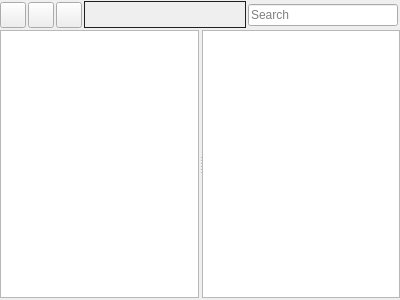
<?xml version="1.0" encoding="UTF-8"?>
<ui version="4.0">
 <class>AssetBrowser</class>
 <widget class="QWidget" name="AssetBrowser">
  <property name="geometry">
   <rect>
    <x>0</x>
    <y>0</y>
    <width>400</width>
    <height>300</height>
   </rect>
  </property>
  <layout class="QVBoxLayout" name="assetsPanelLayout">
   <property name="spacing">
    <number>0</number>
   </property>
   <property name="leftMargin">
    <number>0</number>
   </property>
   <property name="topMargin">
    <number>0</number>
   </property>
   <property name="rightMargin">
    <number>0</number>
   </property>
   <property name="bottomMargin">
    <number>2</number>
   </property>
   <item>
    <widget class="QWidget" name="assetsToolbar" native="true">
     <property name="minimumSize">
      <size>
       <width>0</width>
       <height>30</height>
      </size>
     </property>
     <property name="maximumSize">
      <size>
       <width>16777215</width>
       <height>30</height>
      </size>
     </property>
     <layout class="QHBoxLayout" name="assetsToolbarLayout">
      <property name="spacing">
       <number>2</number>
      </property>
      <property name="leftMargin">
       <number>0</number>
      </property>
      <property name="topMargin">
       <number>0</number>
      </property>
      <property name="rightMargin">
       <number>2</number>
      </property>
      <property name="bottomMargin">
       <number>0</number>
      </property>
      <item>
       <widget class="QToolButton" name="moveBackButton">
        <property name="minimumSize">
         <size>
          <width>26</width>
          <height>26</height>
         </size>
        </property>
        <property name="maximumSize">
         <size>
          <width>26</width>
          <height>26</height>
         </size>
        </property>
        <property name="toolTip">
         <string>Back</string>
        </property>
        <property name="icon">
         <iconset>
          <normalon>:/tango/32x32/actions/go-previous.png</normalon>
         </iconset>
        </property>
        <property name="iconSize">
         <size>
          <width>24</width>
          <height>24</height>
         </size>
        </property>
       </widget>
      </item>
      <item>
       <widget class="QToolButton" name="moveForwardButton">
        <property name="minimumSize">
         <size>
          <width>26</width>
          <height>26</height>
         </size>
        </property>
        <property name="maximumSize">
         <size>
          <width>26</width>
          <height>26</height>
         </size>
        </property>
        <property name="toolTip">
         <string>Forward</string>
        </property>
        <property name="icon">
         <iconset>
          <normalon>:/tango/32x32/actions/go-next.png</normalon>
         </iconset>
        </property>
        <property name="iconSize">
         <size>
          <width>24</width>
          <height>24</height>
         </size>
        </property>
       </widget>
      </item>
      <item>
       <widget class="QToolButton" name="moveUpButton">
        <property name="minimumSize">
         <size>
          <width>26</width>
          <height>26</height>
         </size>
        </property>
        <property name="maximumSize">
         <size>
          <width>26</width>
          <height>26</height>
         </size>
        </property>
        <property name="toolTip">
         <string>Up</string>
        </property>
        <property name="icon">
         <iconset>
          <normalon>:/tango/32x32/actions/go-up.png</normalon>
         </iconset>
        </property>
        <property name="iconSize">
         <size>
          <width>24</width>
          <height>24</height>
         </size>
        </property>
       </widget>
      </item>
      <item>
       <widget class="BreadcrumbsFrame" name="breadcrumbs">
        <property name="sizePolicy">
         <sizepolicy hsizetype="Expanding" vsizetype="Preferred">
          <horstretch>0</horstretch>
          <verstretch>0</verstretch>
         </sizepolicy>
        </property>
        <property name="styleSheet">
         <string notr="true">#breadcrumbs{margin-top:1px;margin-bottom:2px;border:1px solid #202020}</string>
        </property>
        <property name="frameShape">
         <enum>QFrame::Shape::StyledPanel</enum>
        </property>
        <property name="frameShadow">
         <enum>QFrame::Shadow::Plain</enum>
        </property>
       </widget>
      </item>
      <item>
       <widget class="QLineEdit" name="searchText">
        <property name="sizePolicy">
         <sizepolicy hsizetype="Minimum" vsizetype="Fixed">
          <horstretch>0</horstretch>
          <verstretch>0</verstretch>
         </sizepolicy>
        </property>
        <property name="minimumSize">
         <size>
          <width>150</width>
          <height>0</height>
         </size>
        </property>
        <property name="maximumSize">
         <size>
          <width>150</width>
          <height>16777215</height>
         </size>
        </property>
        <property name="placeholderText">
         <string>Search</string>
        </property>
        <property name="clearButtonEnabled">
         <bool>true</bool>
        </property>
       </widget>
      </item>
     </layout>
    </widget>
   </item>
   <item>
    <widget class="QSplitter" name="assetTreeSplitter">
     <property name="orientation">
      <enum>Qt::Orientation::Horizontal</enum>
     </property>
     <property name="handleWidth">
      <number>3</number>
     </property>
     <widget class="QTreeView" name="assetTree">
      <property name="dragDropMode">
       <enum>QAbstractItemView::DragDropMode::DropOnly</enum>
      </property>
      <property name="uniformRowHeights">
       <bool>true</bool>
      </property>
      <attribute name="headerVisible">
       <bool>false</bool>
      </attribute>
     </widget>
     <widget class="QListView" name="assetList">
      <property name="dragEnabled">
       <bool>true</bool>
      </property>
      <property name="dragDropMode">
       <enum>QAbstractItemView::DragDropMode::DragDrop</enum>
      </property>
      <property name="defaultDropAction">
       <enum>Qt::DropAction::MoveAction</enum>
      </property>
      <property name="selectionMode">
       <enum>QAbstractItemView::SelectionMode::ExtendedSelection</enum>
      </property>
      <property name="flow">
       <enum>QListView::Flow::LeftToRight</enum>
      </property>
      <property name="isWrapping" stdset="0">
       <bool>true</bool>
      </property>
      <property name="resizeMode">
       <enum>QListView::ResizeMode::Adjust</enum>
      </property>
      <property name="layoutMode">
       <enum>QListView::LayoutMode::SinglePass</enum>
      </property>
      <property name="uniformItemSizes">
       <bool>true</bool>
      </property>
      <property name="selectionRectVisible">
       <bool>true</bool>
      </property>
     </widget>
    </widget>
   </item>
  </layout>
 </widget>
 <customwidgets>
  <customwidget>
   <class>BreadcrumbsFrame</class>
   <extends>QFrame</extends>
   <header>AssetBrowser/BreadcrumbsFrame.h</header>
   <container>1</container>
  </customwidget>
 </customwidgets>
 <resources>
  <include location="../../res/resources.qrc"/>
 </resources>
 <connections/>
</ui>
